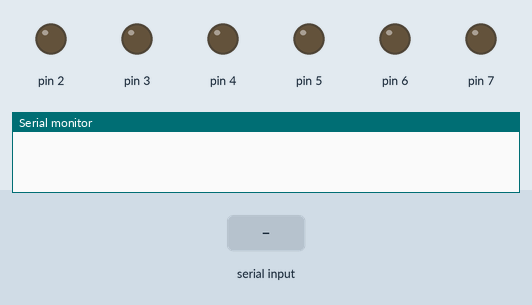
Simulated run of this sketch. Board: Arduino Uno, built with avr-gcc and run on an emulated ATmega328P. Shown: output pins drawn as LEDs (lit = HIGH), the last lines printed to the serial monitor. Inputs (shaded band) come from the test bench.

Above: at 1.2 s.
1.3 s: byte 90 received over Serial
At 2.5 s:
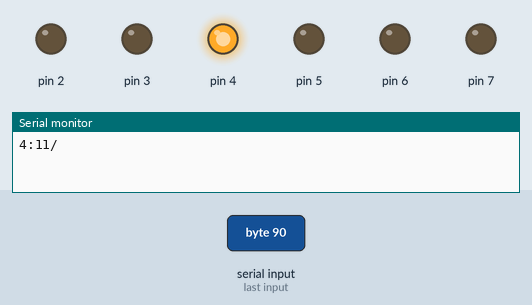
2.8 s: byte 120 received over Serial
At 3.7 s:
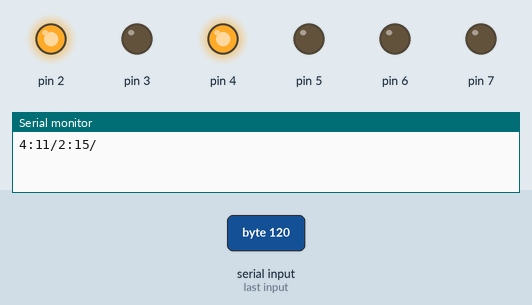
Timing chart, 0 to 5.8 s (numbered marks = the images above; inputs shaded):
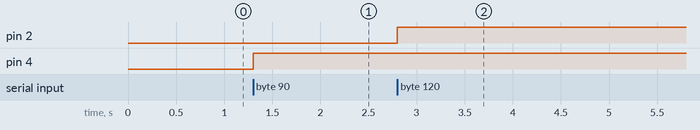

Measured:
- after the input at 1.3 s, pin 4: LOW → HIGH at once
- after the input at 2.8 s, pin 2: LOW → HIGH at once

The sketch:

valve_control.ino
```cpp
int incomingByte, postNumber, pinNumber, state;

void setup() {
  Serial.begin(115200);
  for (int i = 2; i <= 7; i++) {
    pinMode(i, OUTPUT);
  }
}

void loop() {
  // send data only when you receive data:
  if (Serial.available() > 0) {
    // read the incoming byte:
    incomingByte = Serial.read();

    int postNumber = 7 & incomingByte;
    int pinNumber = postNumber + 2;

    int state = incomingByte >> 3;

    digitalWrite(pinNumber, state);

    Serial.print(pinNumber);
    Serial.print(":");
    Serial.print(state);

    if (pinNumber == 7) {
      Serial.print("\n");
    } else {
      Serial.print("/");
    }
  }
}
```
